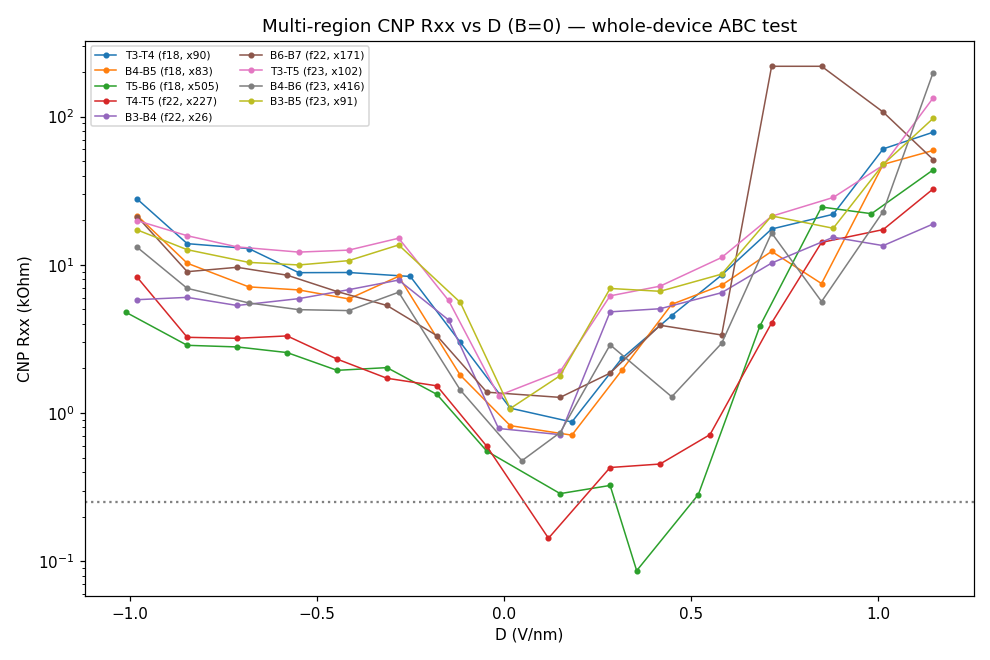

Here is the Python script that generated this plot:
import json, gzip, os, numpy as np
import matplotlib; matplotlib.use("Agg"); import matplotlib.pyplot as plt
from scipy.ndimage import gaussian_filter1d
from sharpelab_nb.gates import stack_capacitance, calc_nD

c_tg = stack_capacitance([(15.6,3)]); c_bg = 1.3136*c_tg; n_off, D_off = -0.225, 0.0
FILES = [18, 22, 23]

def cnp_vs_D(fid, ch):
    m=json.load(open(f"data/{fid}/metadata.json")); ci={c:i for i,c in enumerate(m["columns"])}
    d=np.loadtxt(gzip.open(f"data/{fid}/data.tsv.gz"))
    _vec=lambda x: np.array(x[0] if isinstance(x[0],list) else x)
    bg=_vec(m["slow_setpoints"]); nf=len(_vec(m["fast_setpoints"])); nb=len(bg); d=d[:nb*nf]
    tgc=d[:,ci["DC_bias"]].reshape(nb,nf); bgc=d[:,ci["k_bg_volt"]].reshape(nb,nf)
    V=d[:,ci[ch]].reshape(nb,nf); Ib=5e-9
    Ds,Rs=[],[]
    for i in range(nb):
        s=gaussian_filter1d(np.abs(V[i]),1.5); j=int(np.argmax(s))
        if j<=1 or j>=nf-2: continue
        _,D=calc_nD(tgc[i,j],bgc[i,j],c_tg,c_bg,n_off,D_off)
        Ds.append(D); Rs.append(np.abs(V[i,j])/Ib)
    o=np.argsort(Ds); return np.array(Ds)[o], np.array(Rs)[o]

plt.figure(figsize=(9,6)); print(f"{'region':>10} {'pair':>9} {'Rmin[kO]':>9} {'Rmax[kO]':>9} {'growth':>7}")
cmap=plt.cm.tab10; k=0
for fid in FILES:
    if not os.path.exists(f"data/{fid}/data.tsv.gz"): print(f"  data/{fid} not ready"); continue
    m=json.load(open(f"data/{fid}/metadata.json")); mc=m["measurement_config"]
    for ch in ["sr1_X","sr2_X","sr3_X"]:
        pair=mc.get(ch[:3], "?")
        if "-" not in str(pair): continue
        D,R=cnp_vs_D(fid,ch)
        if len(R)<5: continue
        g=R.max()/max(R.min(),1)
        style="-" if "&" not in pair else "--"
        plt.semilogy(D,R/1e3,"o"+style,ms=3,lw=1,color=cmap(k%10),label=f"{pair} (f{fid}, x{g:.0f})")
        print(f"{ch[:3]+'/f'+str(fid):>10} {pair:>9} {R.min()/1e3:9.2f} {R.max()/1e3:9.1f} {g:7.0f}")
        k+=1
plt.axhline(0.25,ls=":",c="gray"); plt.xlabel("D (V/nm)"); plt.ylabel("CNP Rxx (kOhm)")
plt.title("Multi-region CNP Rxx vs D (B=0) — whole-device ABC test"); plt.legend(fontsize=7,ncol=2)
plt.tight_layout(); plt.savefig("hera_scratch/multiregion.png",dpi=110); print("saved multiregion.png")
